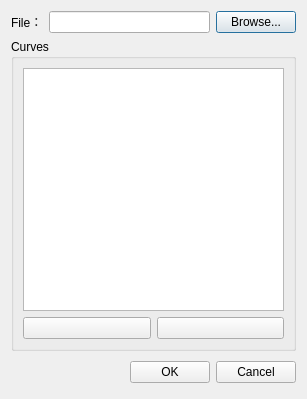
<?xml version="1.0" encoding="UTF-8"?>
<ui version="4.0">
 <class>ExportLAS</class>
 <widget class="QDialog" name="ExportLAS">
  <property name="windowModality">
   <enum>Qt::ApplicationModal</enum>
  </property>
  <property name="geometry">
   <rect>
    <x>0</x>
    <y>0</y>
    <width>307</width>
    <height>399</height>
   </rect>
  </property>
  <property name="windowTitle">
   <string>Dialog</string>
  </property>
  <layout class="QGridLayout" name="gridLayout_2">
   <item row="0" column="2">
    <widget class="QPushButton" name="pushButtonBrowse">
     <property name="maximumSize">
      <size>
       <width>80</width>
       <height>16777215</height>
      </size>
     </property>
     <property name="text">
      <string>Browse...</string>
     </property>
    </widget>
   </item>
   <item row="0" column="0">
    <widget class="QLabel" name="label_3">
     <property name="text">
      <string>File：</string>
     </property>
    </widget>
   </item>
   <item row="0" column="1">
    <widget class="QLineEdit" name="lineEditDirectory"/>
   </item>
   <item row="1" column="0" colspan="3">
    <widget class="QGroupBox" name="groupBox">
     <property name="title">
      <string>Curves</string>
     </property>
     <layout class="QGridLayout" name="gridLayout">
      <item row="0" column="0" colspan="2">
       <widget class="QTableWidget" name="tableWidget"/>
      </item>
      <item row="1" column="0">
       <widget class="QPushButton" name="pushButtonAll">
        <property name="text">
         <string/>
        </property>
        <property name="icon">
         <iconset resource="../xconsole/x.qrc">
          <normaloff>:/Icon/SelectAll.png</normaloff>:/Icon/SelectAll.png</iconset>
        </property>
       </widget>
      </item>
      <item row="1" column="1">
       <widget class="QPushButton" name="pushButtonNone">
        <property name="text">
         <string/>
        </property>
        <property name="icon">
         <iconset resource="../xconsole/x.qrc">
          <normaloff>:/Icon/DisSelectAll.png</normaloff>:/Icon/DisSelectAll.png</iconset>
        </property>
       </widget>
      </item>
     </layout>
     <zorder>pushButtonAll</zorder>
     <zorder>pushButtonNone</zorder>
     <zorder>tableWidget</zorder>
    </widget>
   </item>
   <item row="2" column="0" colspan="3">
    <layout class="QHBoxLayout">
     <property name="spacing">
      <number>6</number>
     </property>
     <property name="leftMargin">
      <number>0</number>
     </property>
     <property name="topMargin">
      <number>0</number>
     </property>
     <property name="rightMargin">
      <number>0</number>
     </property>
     <property name="bottomMargin">
      <number>0</number>
     </property>
     <item>
      <spacer>
       <property name="orientation">
        <enum>Qt::Horizontal</enum>
       </property>
       <property name="sizeHint" stdset="0">
        <size>
         <width>131</width>
         <height>31</height>
        </size>
       </property>
      </spacer>
     </item>
     <item>
      <widget class="QPushButton" name="okButton">
       <property name="text">
        <string>OK</string>
       </property>
      </widget>
     </item>
     <item>
      <widget class="QPushButton" name="cancelButton">
       <property name="text">
        <string>Cancel</string>
       </property>
      </widget>
     </item>
    </layout>
   </item>
  </layout>
  <zorder>label_3</zorder>
  <zorder>lineEditDirectory</zorder>
  <zorder>pushButtonBrowse</zorder>
  <zorder>groupBox</zorder>
 </widget>
 <resources>
  <include location="../xconsole/x.qrc"/>
 </resources>
 <connections>
  <connection>
   <sender>okButton</sender>
   <signal>clicked()</signal>
   <receiver>ExportLAS</receiver>
   <slot>accept()</slot>
   <hints>
    <hint type="sourcelabel">
     <x>278</x>
     <y>253</y>
    </hint>
    <hint type="destinationlabel">
     <x>96</x>
     <y>254</y>
    </hint>
   </hints>
  </connection>
  <connection>
   <sender>cancelButton</sender>
   <signal>clicked()</signal>
   <receiver>ExportLAS</receiver>
   <slot>reject()</slot>
   <hints>
    <hint type="sourcelabel">
     <x>369</x>
     <y>253</y>
    </hint>
    <hint type="destinationlabel">
     <x>179</x>
     <y>282</y>
    </hint>
   </hints>
  </connection>
 </connections>
</ui>
